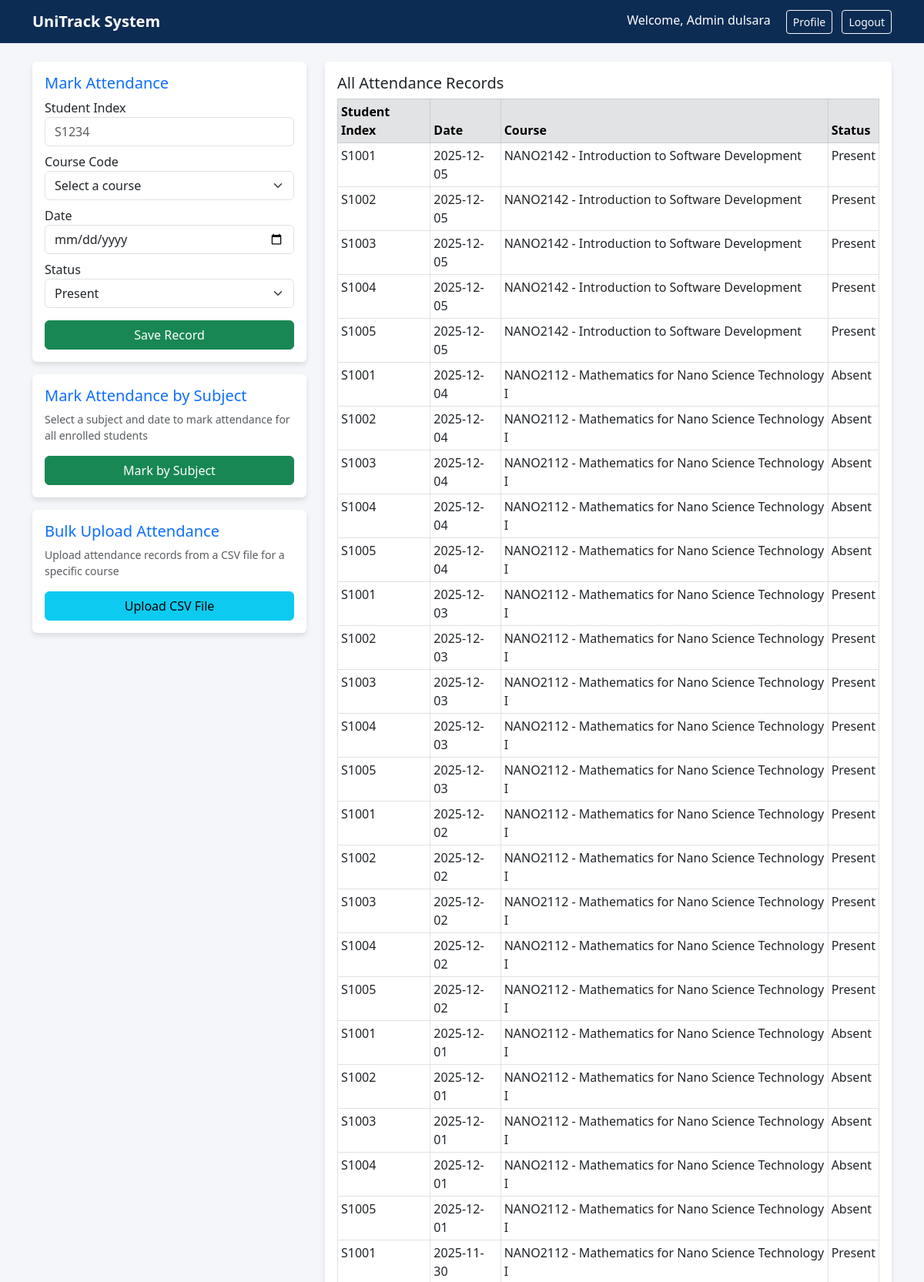
The page /admin/dashboard (signed in, upper part) on the database its author committed.
### app.py (models this page shows)
class Attendance(db.Model):
    id = db.Column(db.Integer, primary_key=True)
    student_index = db.Column(db.String(20), nullable=False)
    course_code = db.Column(db.String(20), nullable=False)
    date = db.Column(db.Date, default=lambda: datetime.utcnow().date())
    status = db.Column(db.String(10), nullable=False) # 'Present', 'Absent', 'Medical'

### app.py (the view, shortened to what this page needs)
@app.route('/admin/dashboard', methods=['GET', 'POST'])
def admin_dashboard():
    if 'user_id' not in session or session['role'] not in ['admin', 'administrator']:
        return redirect(url_for('login'))
    is_administrator = session['role'] == 'administrator'
    records = Attendance.query.order_by(Attendance.date.desc()).all()
    users = User.query.order_by(User.role, User.index_number).all()
    medical_reports_pending = MedicalReport.query.filter_by(approved=False).order_by(MedicalReport.date_submitted.desc()).all()
    for report in medical_reports_pending:
        report.attendance_obj = Attendance.query.get(report.attendance_id)
    return render_template('admin_dash.html', records=records, users=users, is_administrator=is_administrator,
                         medical_reports_pending=medical_reports_pending, name=session['name'])

### templates/admin_dash.html (shortened to what this page needs)
{% extends "base.html" %}
{% block content %}
<div class="row">
    <div class="col-md-4 mb-4">
        <div class="card p-3">
            <h5 class="text-primary">Mark Attendance</h5>
            <form method="POST">
                <div class="mb-2">
                    <label>Student Index</label>
                    <input type="text" name="student_index" class="form-control" placeholder="S1234" required>
                </div>
                <div class="mb-2">
                    <label>Course Code</label>
                    <select name="course" class="form-select" required>
                        <option value="">Select a course</option>
                    </select>
                </div>
                <div class="mb-2">
                    <label>Date</label>
                    <input type="date" name="date" class="form-control" required>
                </div>
                <div class="mb-3">
                    <label>Status</label>
                    <select name="status" class="form-select">
                        <option value="Present">Present</option>
                    </select>
                </div>
                <button type="submit" class="btn btn-success w-100">Save Record</button>
            </form>
        </div>
        <div class="card p-3 mt-3">
            <h5 class="text-primary">Mark Attendance by Subject</h5>
            <p class="small text-muted">Select a subject and date to mark attendance for all enrolled students</p>
            <a href="{{ url_for('mark_attendance_bulk') }}" class="btn btn-success w-100">Mark by Subject</a>
        </div>
        <div class="card p-3 mt-3">
            <h5 class="text-primary">Bulk Upload Attendance</h5>
            <p class="small text-muted">Upload attendance records from a CSV file for a specific course</p>
            <a href="{{ url_for('bulk_upload') }}" class="btn btn-info w-100">Upload CSV File</a>
        </div>
    </div>
    <div class="col-md-8">
        <div class="card p-3">
            <h5>All Attendance Records</h5>
            <div class="table-responsive">
                <table class="table table-sm table-bordered">
                    <thead>
                        <tr class="table-secondary">
                            <th>Student Index</th>
                            <th>Date</th>
                            <th>Course</th>
                            <th>Status</th>
                        </tr>
                    </thead>
                    <tbody>
                        {% for record in records %}
                        <tr>
                            <td>{{ record.student_index }}</td>
                            <td>{{ record.date }}</td>
                            <td>{{ record.course_code }}</td>
                            <td>{{ record.status }}</td>
                        </tr>
                        {% endfor %}
                    </tbody>
                </table>
            </div>
        </div>
    </div>
</div>
{% endblock %}

### templates/base.html (shortened to what this page needs)
<!DOCTYPE html>
<html lang="en">
<head>
    <link href="https://cdn.jsdelivr.net/npm/bootstrap@5.3.0/dist/css/bootstrap.min.css" rel="stylesheet">
</head>
<body>
    <nav class="navbar navbar-expand-lg navbar-dark mb-4">
        <div class="container">
            <a class="navbar-brand fw-bold" href="#">UniTrack System</a>
            <div class="ms-auto">
                {% if session.user_id %}
                    <span class="text-white me-3">
                        {% if session.role == 'admin' %}
                            Welcome, Admin {{ session.index }}
                        {% else %}
                            Welcome, {{ session.name }}
                        {% endif %}
                    </span>
                       <a href="{{ url_for('profile') }}" class="btn btn-sm btn-outline-light me-2">Profile</a>
                    <a href="{{ url_for('logout') }}" class="btn btn-sm btn-outline-light">Logout</a>
                {% endif %}
            </div>
        </div>
    </nav>
    <div class="container">
        {% block content %}{% endblock %}
    </div>
</body>
</html>

### templates/base.html (style rules this page uses)
body { background-color: #f4f6f9; }
.navbar { background-color: #0d2c54; }
.card { border: none; box-shadow: 0 4px 6px rgba(0,0,0,0.1); }

### rows shown on the page
Attendance: student_index "S1001", date "2025-12-05", course_code "NANO2142 - Introduction to Software Development", status "Present"
Attendance: student_index "S1002", date "2025-12-05", course_code "NANO2142 - Introduction to Software Development", status "Present"
Attendance: student_index "S1003", date "2025-12-05", course_code "NANO2142 - Introduction to Software Development", status "Present"
Attendance: student_index "S1004", date "2025-12-05", course_code "NANO2142 - Introduction to Software Development", status "Present"
Attendance: student_index "S1005", date "2025-12-05", course_code "NANO2142 - Introduction to Software Development", status "Present"
Attendance: student_index "S1001", date "2025-12-04", course_code "NANO2112 - Mathematics for Nano Science Technology I", status "Absent"
Attendance: student_index "S1002", date "2025-12-04", course_code "NANO2112 - Mathematics for Nano Science Technology I", status "Absent"
Attendance: student_index "S1003", date "2025-12-04", course_code "NANO2112 - Mathematics for Nano Science Technology I", status "Absent"
Attendance: student_index "S1004", date "2025-12-04", course_code "NANO2112 - Mathematics for Nano Science Technology I", status "Absent"
Attendance: student_index "S1005", date "2025-12-04", course_code "NANO2112 - Mathematics for Nano Science Technology I", status "Absent"
Attendance: student_index "S1001", date "2025-12-03", course_code "NANO2112 - Mathematics for Nano Science Technology I", status "Present"
Attendance: student_index "S1002", date "2025-12-03", course_code "NANO2112 - Mathematics for Nano Science Technology I", status "Present"
Attendance: student_index "S1003", date "2025-12-03", course_code "NANO2112 - Mathematics for Nano Science Technology I", status "Present"
Attendance: student_index "S1004", date "2025-12-03", course_code "NANO2112 - Mathematics for Nano Science Technology I", status "Present"
Attendance: student_index "S1005", date "2025-12-03", course_code "NANO2112 - Mathematics for Nano Science Technology I", status "Present"
Attendance: student_index "S1001", date "2025-12-02", course_code "NANO2112 - Mathematics for Nano Science Technology I", status "Present"
Attendance: student_index "S1002", date "2025-12-02", course_code "NANO2112 - Mathematics for Nano Science Technology I", status "Present"
Attendance: student_index "S1003", date "2025-12-02", course_code "NANO2112 - Mathematics for Nano Science Technology I", status "Present"
Attendance: student_index "S1004", date "2025-12-02", course_code "NANO2112 - Mathematics for Nano Science Technology I", status "Present"
Attendance: student_index "S1005", date "2025-12-02", course_code "NANO2112 - Mathematics for Nano Science Technology I", status "Present"
Attendance: student_index "S1001", date "2025-12-01", course_code "NANO2112 - Mathematics for Nano Science Technology I", status "Absent"
Attendance: student_index "S1002", date "2025-12-01", course_code "NANO2112 - Mathematics for Nano Science Technology I", status "Absent"
Attendance: student_index "S1003", date "2025-12-01", course_code "NANO2112 - Mathematics for Nano Science Technology I", status "Absent"
Attendance: student_index "S1004", date "2025-12-01", course_code "NANO2112 - Mathematics for Nano Science Technology I", status "Absent"
Attendance: student_index "S1005", date "2025-12-01", course_code "NANO2112 - Mathematics for Nano Science Technology I", status "Absent"
Attendance: student_index "S1001", date "2025-11-30", course_code "NANO2112 - Mathematics for Nano Science Technology I", status "Present"

### other values the page prints
{{ session.index }} "dulsara"
